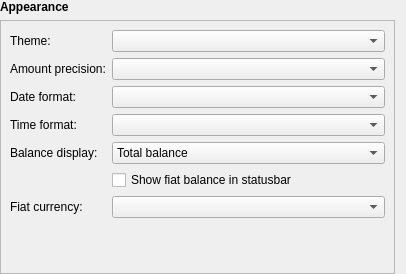
       <widget class="QWidget" name="page_appearance">
        <layout class="QVBoxLayout" name="verticalLayout_6">
         <property name="leftMargin">
          <number>0</number>
         </property>
         <property name="topMargin">
          <number>0</number>
         </property>
         <property name="bottomMargin">
          <number>0</number>
         </property>
         <item>
          <widget class="QLabel" name="label">
           <property name="text">
            <string>&lt;html&gt;&lt;head/&gt;&lt;body&gt;&lt;p&gt;&lt;span style=&quot; font-weight:600;&quot;&gt;Appearance&lt;/span&gt;&lt;/p&gt;&lt;/body&gt;&lt;/html&gt;</string>
           </property>
          </widget>
         </item>
         <item>
          <widget class="QFrame" name="frame_2">
           <property name="frameShape">
            <enum>QFrame::Shape::StyledPanel</enum>
           </property>
           <property name="frameShadow">
            <enum>QFrame::Shadow::Raised</enum>
           </property>
           <layout class="QHBoxLayout" name="horizontalLayout_7">
            <item>
             <layout class="QFormLayout" name="formLayout">
              <item row="0" column="0">
               <widget class="QLabel" name="label_12">
                <property name="text">
                 <string>Theme:</string>
                </property>
               </widget>
              </item>
              <item row="0" column="1">
               <widget class="QComboBox" name="comboBox_theme"/>
              </item>
              <item row="1" column="0">
               <widget class="QLabel" name="label_13">
                <property name="text">
                 <string>Amount precision:</string>
                </property>
               </widget>
              </item>
              <item row="1" column="1">
               <widget class="QComboBox" name="comboBox_amountPrecision"/>
              </item>
              <item row="2" column="0">
               <widget class="QLabel" name="label_14">
                <property name="text">
                 <string>Date format:</string>
                </property>
               </widget>
              </item>
              <item row="2" column="1">
               <widget class="QComboBox" name="comboBox_dateFormat"/>
              </item>
              <item row="3" column="0">
               <widget class="QLabel" name="label_15">
                <property name="text">
                 <string>Time format:</string>
                </property>
               </widget>
              </item>
              <item row="3" column="1">
               <widget class="QComboBox" name="comboBox_timeFormat"/>
              </item>
              <item row="4" column="0">
               <widget class="QLabel" name="label_16">
                <property name="text">
                 <string>Balance display:</string>
                </property>
               </widget>
              </item>
              <item row="4" column="1">
               <widget class="QComboBox" name="comboBox_balanceDisplay">
                <item>
                 <property name="text">
                  <string>Total balance</string>
                 </property>
                </item>
                <item>
                 <property name="text">
                  <string>Spendable balance (+ unconfirmed balance)</string>
                 </property>
                </item>
                <item>
                 <property name="text">
                  <string>Spendable balance</string>
                 </property>
                </item>
               </widget>
              </item>
              <item row="6" column="0">
               <widget class="QLabel" name="label_17">
                <property name="text">
                 <string>Fiat currency:</string>
                </property>
               </widget>
              </item>
              <item row="6" column="1">
               <widget class="QComboBox" name="comboBox_fiatCurrency"/>
              </item>
              <item row="7" column="0">
               <spacer name="verticalSpacer_3">
                <property name="orientation">
                 <enum>Qt::Orientation::Vertical</enum>
                </property>
                <property name="sizeHint" stdset="0">
                 <size>
                  <width>20</width>
                  <height>40</height>
                 </size>
                </property>
               </spacer>
              </item>
              <item row="5" column="1">
               <widget class="QCheckBox" name="checkBox_balanceShowFiat">
                <property name="text">
                 <string>Show fiat balance in statusbar</string>
                </property>
               </widget>
              </item>
             </layout>
            </item>
           </layout>
          </widget>
         </item>
        </layout>
       </widget>
